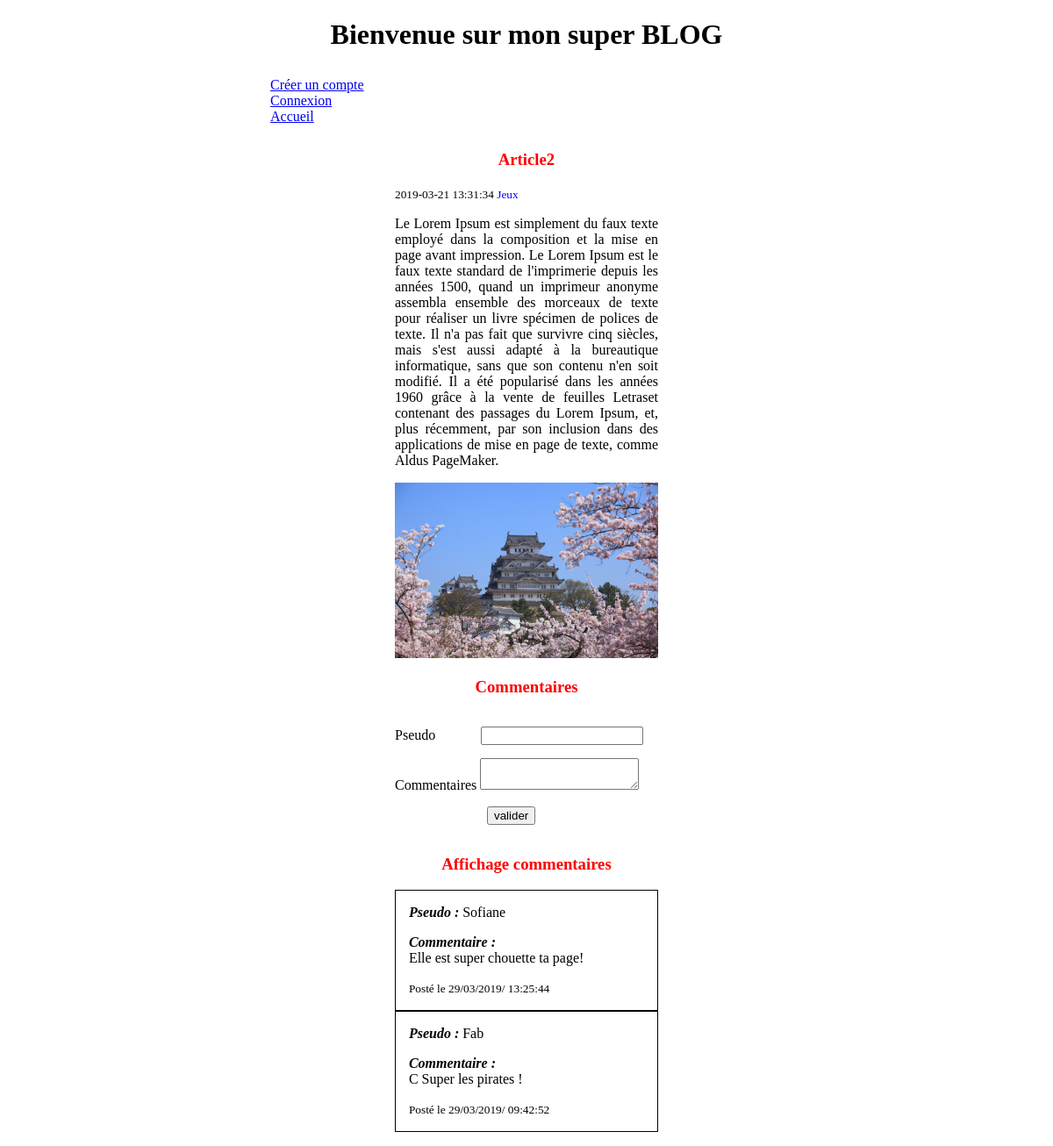
The page /index.php?p=post&postId=2 on the database its author committed.
### tables this page shows
CREATE TABLE IF NOT EXISTS `post` (
  `Id` int(11) NOT NULL AUTO_INCREMENT,
  `Title` varchar(255) NOT NULL,
  `CreatedAt` datetime NOT NULL DEFAULT CURRENT_TIMESTAMP,
  `Content` text NOT NULL,
  `Image` varchar(255) NOT NULL,
  `Category` int(11) NOT NULL,
  PRIMARY KEY (`Id`),
  KEY `Category` (`Category`)
);

CREATE TABLE IF NOT EXISTS `category` (
  `Id` int(11) NOT NULL AUTO_INCREMENT,
  `Name` varchar(255) NOT NULL,
  PRIMARY KEY (`Id`)
);

CREATE TABLE IF NOT EXISTS `comment` (
  `Id` int(11) NOT NULL AUTO_INCREMENT,
  `Nickname` varchar(255) NOT NULL,
  `CreatedAt` datetime NOT NULL DEFAULT CURRENT_TIMESTAMP,
  `Content` text NOT NULL,
  `PostId` int(11) NOT NULL,
  PRIMARY KEY (`Id`),
  KEY `PostId` (`PostId`)
);

### class/PostController.php (called while the page is built, shortened)
<?php
class PostController{
	public function index($id){
	$postmodel1 = new PostModel;
	$post = $postmodel1->getOnePost($id);
	$commentModel = new CommentModel();
	$comments = $commentModel->getCommentsByPostId($id);
	include 'views/layout.phtml';
	}
}

### class/AbstractModel.php (called while the page is built, shortened)
<?php
abstract class AbstractModel{
	function __construct(){
		$this->db = new Database();
	}
}

### class/PostModel.php (called while the page is built, shortened)
<?php
class PostModel extends AbstractModel{
public function getOnePost($id){
	$sql = 'SELECT post.Id,Title,Content,Image,CreatedAt,Name,Category FROM post INNER JOIN category ON post.Category = category.Id WHERE post.Id=?';
	return $this->db->queryOne($sql,[$id]);
}
}

### class/Database.php (called while the page is built, shortened)
<?php
class Database{
function getPDOConnection(){
	$pdo = new PDO('mysql:host='.self::DB_HOST.';dbname='.self::DB_NAME,self::DB_USER,self::DB_PASSWORD,[PDO::ATTR_ERRMODE => PDO::ERRMODE_EXCEPTION,PDO::ATTR_DEFAULT_FETCH_MODE=>PDO::FETCH_ASSOC]);
	$pdo ->exec('SET NAMES UTF8');
	return $pdo;
}
function executeQuery($sql,array $params=[]){
	$pdo = $this->getPDOConnection();
	$query=$pdo->prepare($sql);
	$query->execute($params);
	return $query;
}
function queryAll($sql,array $params=[]){
	$query = $this->executeQuery($sql,$params);
	return $query -> fetchAll();
}
function queryOne($sql,array $params=[]){
	$query = $this->executeQuery($sql,$params);
	return $query -> fetch();
}
}

### class/CommentModel.php (called while the page is built, shortened)
<?php
class CommentModel extends AbstractModel{
function getCommentsByPostId($id){
$sql = 'SELECT Nickname,CreatedAt,PostId,Content FROM comment WHERE postId=? ORDER BY CreatedAt DESC';
return $this->db->queryAll($sql,[$id]);
}
}

### views/article.phtml (the view, shortened to what this page needs)
<ul>
	<li>
		<article>
			<h3>
				<?php echo $post['Title']; ?>
			</h3>
			<small>
				<?php	echo $post['CreatedAt']; ?>
			</small>
			<small class='blue'>
				<?php	echo $post['Name']; ?>
			</small>
			<p>
				<?php	echo $post['Content']; ?>
			</p>
			<?php if(!empty($post['Image'])){ ?>
			<img src='image/
				<?php  echo $post['Image']; ?>' alt=''/>
			<?php } ?>
		</article>
	</li>
</ul>
<div id='form'>
	<h3>Commentaires</h3>
	<form method='POST' action ='index.php?p=addComment&postId=<?= $id ;?>'>
	<label for='nickname'>Pseudo</label>
	<input type='text' name='nickname' Id='nickname'>
	<label for='content'>Commentaires</label>
	<textarea id='content' name='content'></textarea>
	<input type='submit' value='valider'>
	</form>
	<h3>Affichage commentaires</h3>
		<p>
		<?php foreach($comments as $comment){ ?>
		<div id='form1'>
		<p><em><strong>Pseudo :</em></strong>
			<?php	echo $comment['Nickname']; ?>
		</p>
		<p><em><strong>Commentaire :</em></br></strong>
			<?php	echo $comment['Content']; ?>
		</p>
		<small>
				<p>Posté le <?= (new DateTime($comment['CreatedAt']))->format('d/m/Y/ H:i:s'); ?>
		</small></br>
		</div>
		<?php } ?>
		</p>
</div>

### views/main.css (style rules this page uses)
html { width:600px; height:auto; margin:0 auto; }
ul { padding:0; }
h1, h2, h3 { text-align:center; }
li { list-style-type:none; }
h3 { color:red; }
p { width:300px; text-align:justify; }
article { width:300px; margin:0 auto; }
article img { width:300px; height:200px; }
.blue { color:blue; }
#form { width:300px; margin:0 auto; }
#nickname { margin-left:16%; }
#form { margin:0 auto; }
#form input { margin-top: 5%; margin-bottom:5%; }
#form input:last-child { margin-left :35%; }
#form1 { border:1px solid black; }
#form1 p { margin-left:5%; }

### rows shown on the page
post: Title "Article2", CreatedAt "2019-03-21 13:31:34", category.Name "Jeux", Content "Le Lorem Ipsum est simplement du faux texte employé dans la composition et la mise en page avant impression. Le Lorem Ipsum est le faux texte standard de l'imprimerie depuis les années 1500, quand un imprimeur anonyme assembla ensemble des morceaux de texte pour réaliser un livre spécimen de polices de texte. Il n'a pas fait que survivre cinq siècles, mais s'est aussi adapté à la bureautique informatique, sans que son contenu n'en soit modifié. Il a été popularisé dans les années 1960 grâce à la vente de feuilles Letraset contenant des passages du Lorem Ipsum, et, plus récemment, par son inclusion dans des applications de mise en page de texte, comme Aldus PageMaker.", Image (picture)
comment: Nickname "Sofiane", Content "Elle est super chouette ta page!", CreatedAt "29/03/2019/ 13:25:44"
comment: Nickname "Fab", Content "C Super les pirates !", CreatedAt "29/03/2019/ 09:42:52"
